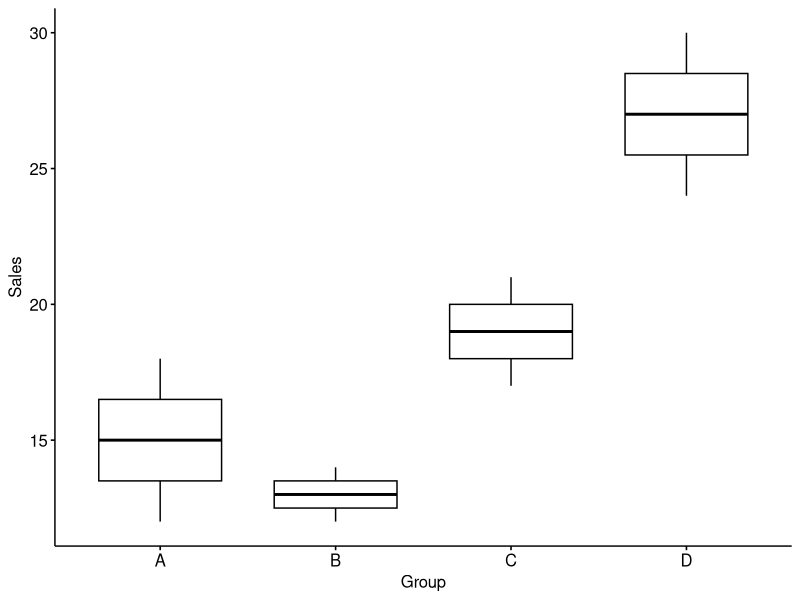
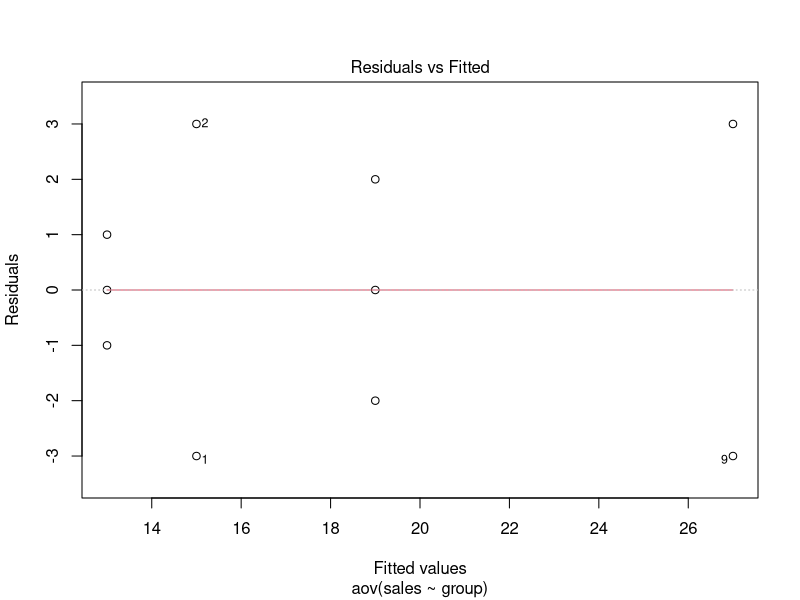
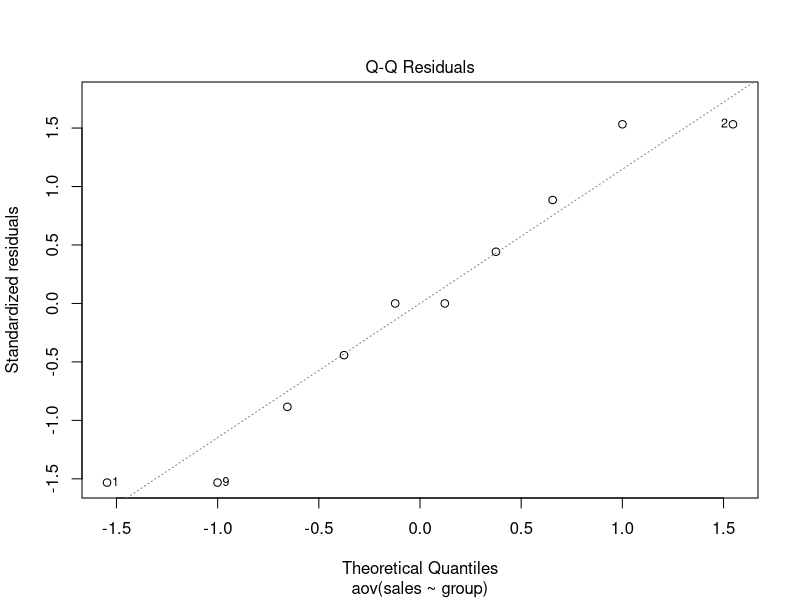

Recreate these plots in R, in order.
#######Example 3, one way ANOVA##############
#input data
group<-c("A","A","B","B","B","C","C","C","D","D")
sales<-c(12,18,14,12,13,19,17,21,24,30)
data_ex3<-data.frame(group=group,sales=sales)

#to produce boxplot
library("ggpubr")
ggboxplot(data_ex3, x = "group", y = "sales", order = c("A", "B", "C", "D"),
          ylab = "Sales", xlab = "Group")

#conduct one-way ANOVA, treat sales as the response, group as the factor.
res.aov <- aov(sales ~ group, data = data_ex3)
# Summary of the analysis
summary(res.aov)

#All pairwise comparisons of factor level means
TukeyHSD(res.aov)

#Check homogeneity of variances
plot(res.aov, 1)

#Check normality
plot(res.aov,2)


########one way ANOVA regression approach#####
X0<-c(1,1,1,1,1,1,1,1,1,1,1)
X1<-c(1,1,0,0,0,0,0,0,-1,-1)
X2<-c(0,0,1,1,1,0,0,0,-1,-1)
X3<-c(0,0,0,0,0,1,1,1,-1,-1)

##create a new data frame
data_ex4<-data.frame(sales=sales,X0=rep(1,times=10),X1=X1,X2=X2,X3=X3)

model_ex4<-lm(formula = data_ex4$sales ~ data_ex4$X1+data_ex4$X2+data_ex4$X3, data = data_ex4)
summary(model_ex4)

pairwise.t.test(data_ex3$sales, data_ex3$group,p.adjust.method = "BH")